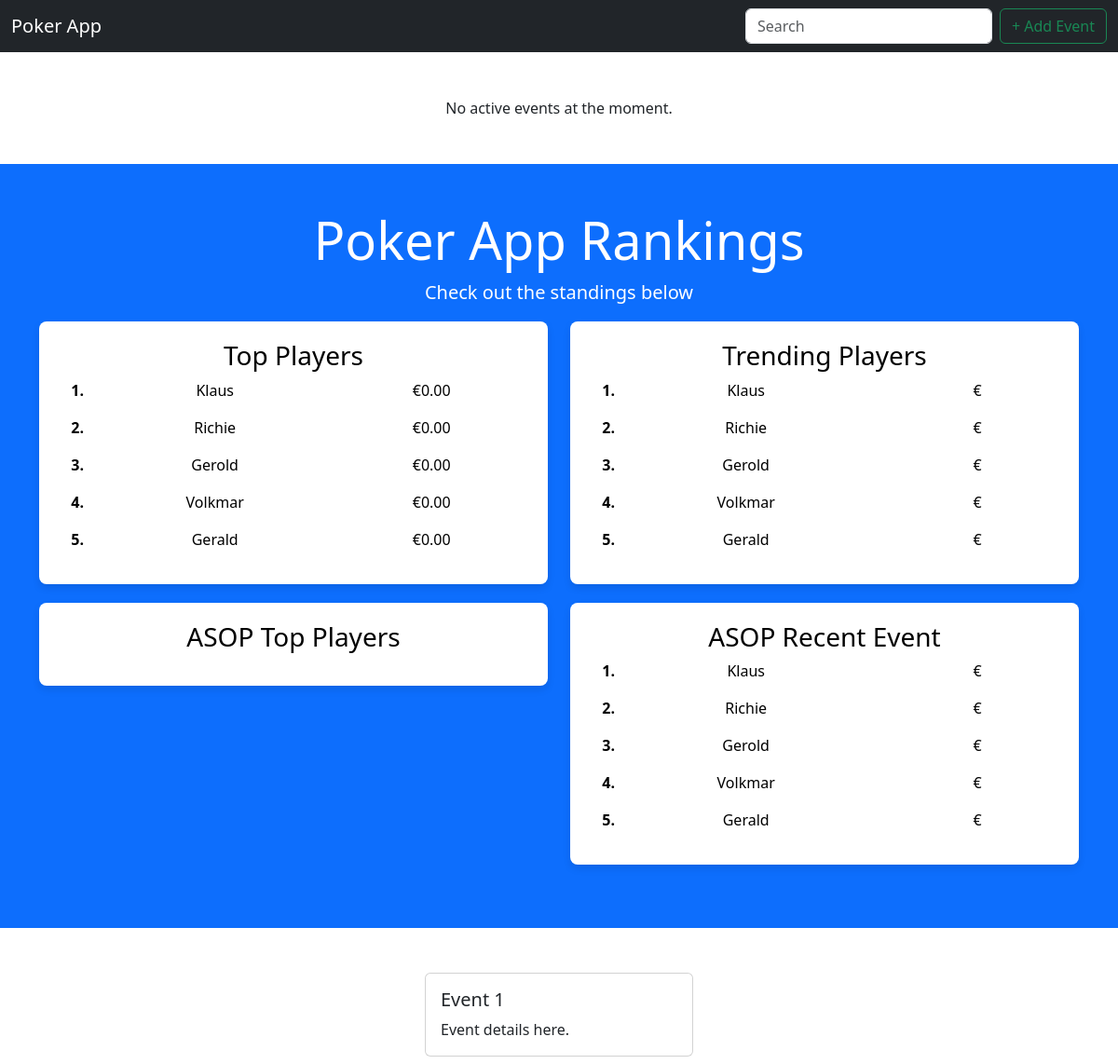
The app's page / (upper part), older data.
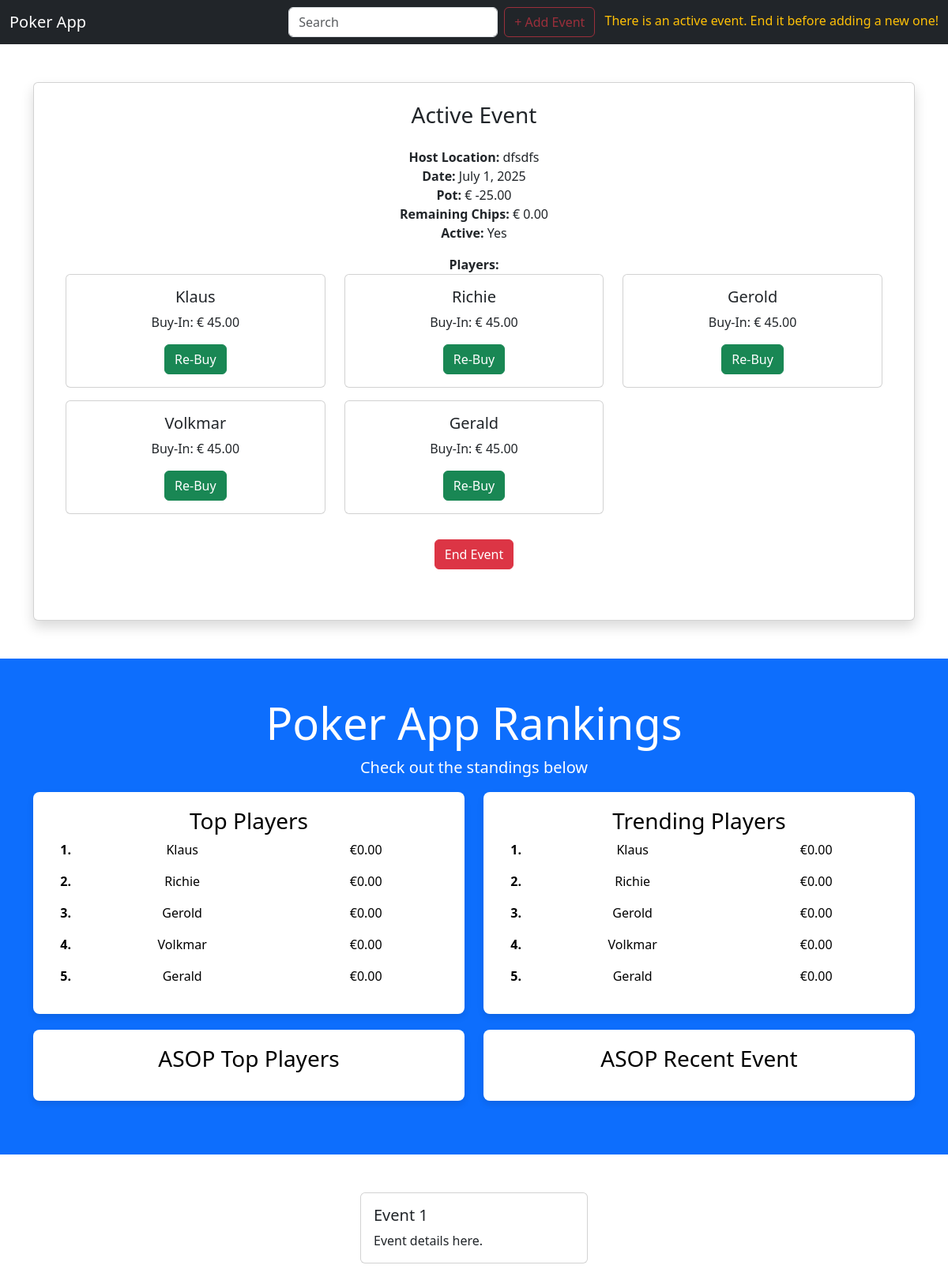
The same page, newer data.
### poker_data/models.py (models this page shows, shortened)
class Player(models.Model):
    name = models.CharField(max_length=100)
    founding_member = models.BooleanField(default=False)
    first_participation = models.DateField(blank=True, null=True)
    total_earnings = models.DecimalField(max_digits=10, decimal_places=2, default=0)

class Event(models.Model):
    host_location = models.CharField(max_length=100, blank=True, null=True)  # formerly "gastgeber_ort"
    participants = models.ManyToManyField(Player, through='EventParticipation', related_name='events')  # formerly "teilnehmer"
    pot = models.DecimalField(max_digits=10, decimal_places=2)
    date = models.DateField()  # formerly "datum" #TODO change format to dd.mm.yyyy
    active = models.BooleanField(default=True)  # formerly "active"
    asop = models.BooleanField(default=False)  # formerly "asop"
    host_player = models.ForeignKey(Player, on_delete=models.SET_NULL, blank=True, null=True, related_name='hosted_events')  # formerly "gastgeber_spieler"
    remaining_chips = models.DecimalField(max_digits=10, decimal_places=2, default=0) #Neuer Wert für verfügbare Chips

class EventParticipation(models.Model):
    player = models.ForeignKey(Player, on_delete=models.CASCADE, related_name='event_participations')
    event = models.ForeignKey(Event, on_delete=models.CASCADE)
    earnings = models.DecimalField(max_digits=10, decimal_places=2, default=0)
    initial_buy_in = models.DecimalField(max_digits=10, decimal_places=2, default=0)  # Umbenannt
    re_buy = models.DecimalField(max_digits=10, decimal_places=2, default=0)  # Für spätere Re-Buys

### poker_events/views.py (the view)
# urls.py: 2. Add a URL to urlpatterns:  path('', views.home, name='home')
def home(request):
    top_players = Player.objects.all().order_by('-total_earnings')
    recent_events = Event.objects.order_by('-date')[:3]
    trend_players = (
        Player.objects.filter(event_participations__event__in=recent_events)
        .annotate(total_trend_earnings=Sum('event_participations__earnings', filter=Q(event_participations__event__in=recent_events)))
        .order_by('-total_trend_earnings')
    )
    if not trend_players.exists():
        trend_players = top_players
    active_events = Event.objects.filter(active=True)
    for event in active_events:
        event.players = event.eventparticipation_set.all()  # Get players associated with the event
        for participation in event.players:
            participation.total_buy_in = participation.initial_buy_in + participation.re_buy  # 🛠 Summe aus Initial + Re-Buys
    active_events_exist = active_events.exists()
    asop_players = (
        Player.objects.filter(event_participations__event__asop=True)
        .annotate(total_asop_earnings=Sum('event_participations__earnings'))
        .order_by('-total_asop_earnings')
    )
    last_asop_event = Event.objects.filter(asop=True).order_by('-date').first()
    last_asop_players = (
        Player.objects.filter(event_participations__event=last_asop_event)
        .annotate(last_asop_earnings=Sum('event_participations__earnings'))
        .order_by('-last_asop_earnings')
    )
    return render(request, 'home.html', {
        'top_players': top_players,
        'trend_players': trend_players,
        'asop_players': asop_players,
        'last_asop_players': last_asop_players,
        'active_events_exist': active_events_exist,
        'active_events': active_events,  # Pass active events to the template
    })

### poker_data/context_processors.py (called while the page is built)
def active_events_status(request):
    return {
        'active_events_exist': Event.objects.filter(active=True).exists()
    }

### templates/home.html (shortened to what the changed rows need)
{% extends 'base.html' %}
{% block content %}
  <div class="container my-5">
    {% if active_events_exist %}
      <div class="card shadow text-center p-4">
        <h3 class="card-title">Active Event</h3>
        <div class="card-body">
          <ul class="list-unstyled">
            {% for event in active_events %}
              <li class="mb-4">
                <p>
                  <strong>Host Location:</strong> {{ event.host_location }} <br />
                  <strong>Date:</strong> {{ event.date }} <br />
                  <strong>Pot:</strong> € {{ event.pot }} <br />
                  <strong>Remaining Chips:</strong> € {{ event.remaining_chips }} <br />
                  <strong>Active:</strong> {{ event.active|yesno:'Yes,No' }} <br />
                </p>
                <strong>Players:</strong>
                <div class="row">
                  {% for participation in event.players %}
                    <div class="col-md-4 mb-3">
                      <div class="card">
                        <div class="card-body">
                          <h5 class="card-title">{{ participation.player.name }}</h5>
                          <p class="card-text">Buy-In: € {{ participation.total_buy_in }}</p>
                           <a href="{% url 're_buy' event.id %}" class="btn btn-success">Re-Buy</a>
                        </div>
                      </div>
                    </div>
                  {% empty %}
                    <p>No players added yet.</p>
                  {% endfor %}
                </div>
                <a href="{% url 'end_event' event.id %}" class="btn btn-danger mt-3">End Event</a>
              </li>
            {% endfor %}
          </ul>
        </div>
      </div>
    {% else %}
      <p class="text-center mt-5">No active events at the moment.</p>
    {% endif %}
  </div>
  <section class="bg-primary text-white text-center py-5">
    <div class="container">
      <h1 class="display-4">Poker App Rankings</h1>
      <div class="row text-black">
        <div class="col-md-6">
          <div class="ranking-card">
            <ol class="list-unstyled">
              {% for player in top_players %}
                <li class="d-flex justify-content-start align-items-center mb-3">
                  <div class="rank col-1">
                    <strong>{{ forloop.counter }}.</strong>
                  </div>
                  <div class="player-name col-6">{{ player.name }}</div>
                  <div class="earnings col-3 text-end">€{{ player.total_earnings|floatformat:2 }}</div>
                </li>
              {% endfor %}
            </ol>
          </div>
        </div>
        <div class="col-md-6">
          <div class="ranking-card">
            <ol class="list-unstyled">
              {% for player in trend_players %}
                <li class="d-flex justify-content-start align-items-center mb-3">
                  <div class="rank col-1">
                    <strong>{{ forloop.counter }}.</strong>
                  </div>
                  <div class="player-name col-6">{{ player.name }}</div>
                  <div class="earnings col-3 text-end">€{{ player.total_trend_earnings|floatformat:2 }}</div>
                </li>
              {% endfor %}
            </ol>
          </div>
        </div>
        <div class="col-md-6">
          <div class="ranking-card">
            <ol class="list-unstyled">
              {% for player in last_asop_players %}
                <li class="d-flex justify-content-start align-items-center mb-3">
                  <div class="rank col-1">
                    <strong>{{ forloop.counter }}.</strong>
                  </div>
                  <div class="player-name col-6">{{ player.name }}</div>
                  <div class="earnings col-3 text-end">€{{ player.last_asop_earnings|floatformat:2 }}</div>
                </li>
              {% endfor %}
            </ol>
          </div>
        </div>
      </div>
    </div>
  </section>
{% endblock %}

Row changes from the older to the newer data that the page shows:
no longer on one of the page's lists (row unchanged): Player: name "Klaus"
no longer on one of the page's lists (row unchanged): Player: name "Richie"
no longer on one of the page's lists (row unchanged): Player: name "Gerold"
no longer on one of the page's lists (row unchanged): Player: name "Volkmar"
no longer on one of the page's lists (row unchanged): Player: name "Gerald"
added Event: host_location "dfsdfs", date "July 1, 2025", pot "-25.00", remaining_chips "0.00", active "Yes"
added EventParticipation: player.name "Klaus", total_buy_in "45.00"
added EventParticipation: player.name "Richie", total_buy_in "45.00"
added EventParticipation: player.name "Gerold", total_buy_in "45.00"
added EventParticipation: player.name "Volkmar", total_buy_in "45.00"
added EventParticipation: player.name "Gerald", total_buy_in "45.00"
shown differently, row unchanged: Player "Klaus": total_trend_earnings (not shown) → "0.00"
shown differently, row unchanged: Player "Richie": total_trend_earnings (not shown) → "0.00"
shown differently, row unchanged: Player "Gerold": total_trend_earnings (not shown) → "0.00"
shown differently, row unchanged: Player "Volkmar": total_trend_earnings (not shown) → "0.00"
shown differently, row unchanged: Player "Gerald": total_trend_earnings (not shown) → "0.00"
Text that changed along with them:
text no longer shown: "No active events at the moment."
text now shown: "There is an active event. End it before adding a new one! Active Event"
